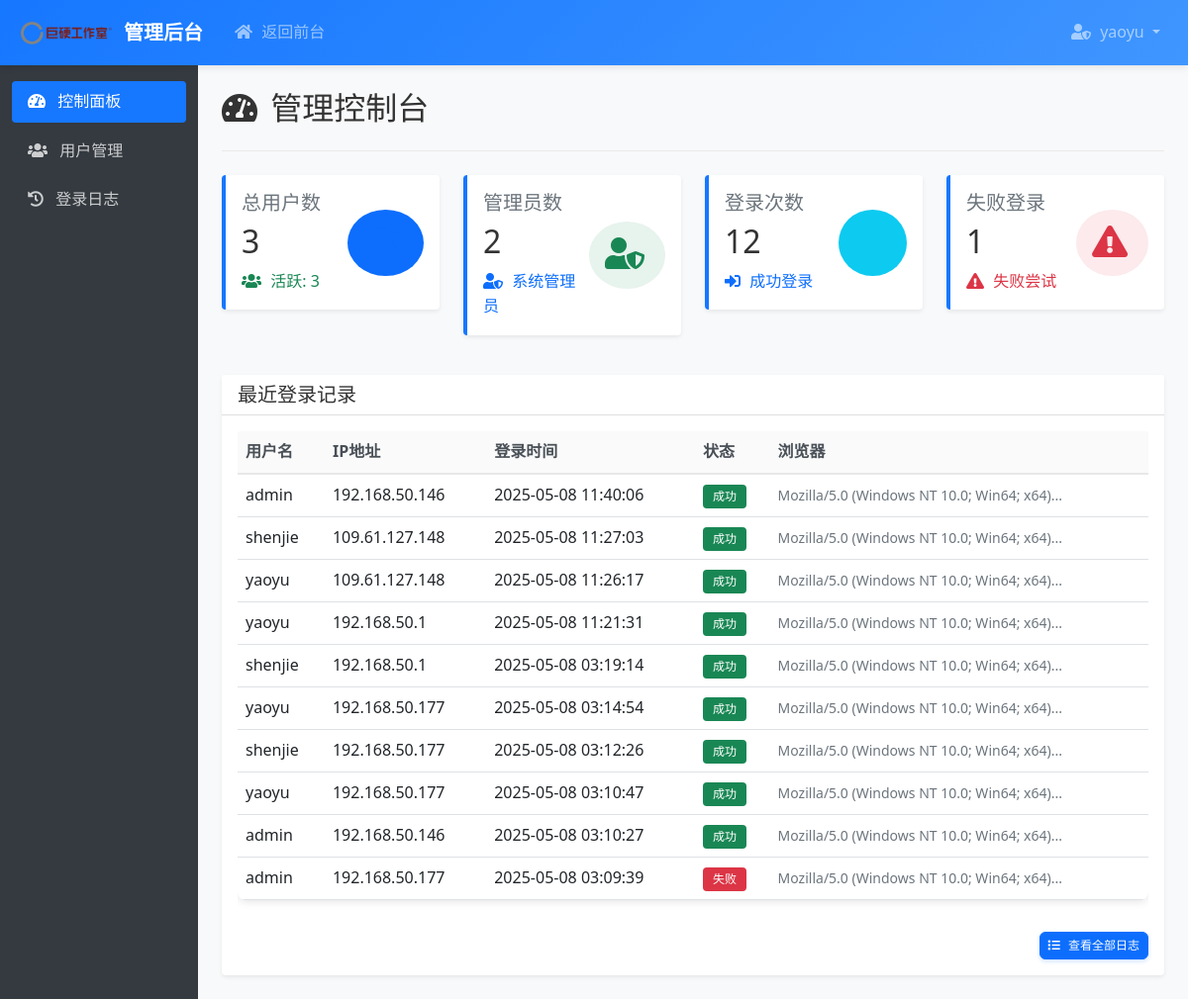
The app's page /admin (signed in) with its own data.
### models.py (models this page shows, shortened)
class User(UserMixin, db.Model):
    id = db.Column(db.Integer, primary_key=True)
    username = db.Column(db.String(80), unique=True, nullable=False)
    email = db.Column(db.String(120), unique=True, nullable=False)
    password_hash = db.Column(db.String(128))
    created_at = db.Column(db.DateTime, default=get_beijing_time)
    is_active = db.Column(db.Boolean, default=True)
    is_admin = db.Column(db.Boolean, default=False)
    last_login_at = db.Column(db.DateTime, nullable=True)
    last_login_ip = db.Column(db.String(100), nullable=True)
    login_logs = db.relationship('LoginLog', backref='user', lazy='dynamic', cascade='all, delete-orphan')
    portfolios = db.relationship('UserPortfolio', backref='user', lazy='dynamic', cascade='all, delete-orphan')

class LoginLog(db.Model):
    id = db.Column(db.Integer, primary_key=True)
    user_id = db.Column(db.Integer, db.ForeignKey('user.id'), nullable=False)
    login_time = db.Column(db.DateTime, default=get_beijing_time)
    ip_address = db.Column(db.String(100))
    user_agent = db.Column(db.String(255))
    status = db.Column(db.String(20), default='success')  # success, failed

### app.py (the view)
@app.route('/admin')
@login_required
def admin_dashboard():
    if not current_user.is_admin:
        flash('您没有管理员权限', 'danger')
        return redirect(url_for('dashboard'))
    stats = {
        'users_count': User.query.count(),
        'active_users_count': User.query.filter_by(is_active=True).count(),
        'admins_count': User.query.filter_by(is_admin=True).count(),
        'login_count': LoginLog.query.filter_by(status='success').count(),
        'failed_login_count': LoginLog.query.filter_by(status='failed').count()
    }
    recent_logins = LoginLog.query.order_by(LoginLog.login_time.desc()).limit(10).all()
    session['from_admin'] = True
    return render_template('admin/dashboard.html', stats=stats, recent_logins=recent_logins)

### app.py (called while the page is built)
@login_manager.user_loader
def load_user(user_id):
    return User.query.get(int(user_id))

### templates/admin/dashboard.html
{% extends "admin/base.html" %}
{% block content %}
<div class="admin-title">
    <h2><i class="fas fa-tachometer-alt"></i> 管理控制台</h2>
</div>
<div class="row mb-4">
    <div class="col-md-6 col-lg-3 mb-3">
        <div class="card card-stats shadow-sm">
            <div class="card-body">
                <div class="d-flex justify-content-between align-items-center">
                    <div>
                        <h5 class="card-title text-muted mb-0">总用户数</h5>
                        <h2 class="my-2">{{ stats.users_count }}</h2>
                        <p class="mb-0 text-success">
                            <i class="fas fa-users"></i> 活跃: {{ stats.active_users_count }}
                        </p>
                    </div>
                    <div>
                        <div class="bg-primary bg-opacity-10 p-3 rounded-circle">
                            <i class="fas fa-users fa-2x text-primary"></i>
                        </div>
                    </div>
                </div>
            </div>
        </div>
    </div>
    <div class="col-md-6 col-lg-3 mb-3">
        <div class="card card-stats shadow-sm">
            <div class="card-body">
                <div class="d-flex justify-content-between align-items-center">
                    <div>
                        <h5 class="card-title text-muted mb-0">管理员数</h5>
                        <h2 class="my-2">{{ stats.admins_count }}</h2>
                        <p class="mb-0 text-primary">
                            <i class="fas fa-user-shield"></i> 系统管理员
                        </p>
                    </div>
                    <div>
                        <div class="bg-success bg-opacity-10 p-3 rounded-circle">
                            <i class="fas fa-user-shield fa-2x text-success"></i>
                        </div>
                    </div>
                </div>
            </div>
        </div>
    </div>
    <div class="col-md-6 col-lg-3 mb-3">
        <div class="card card-stats shadow-sm">
            <div class="card-body">
                <div class="d-flex justify-content-between align-items-center">
                    <div>
                        <h5 class="card-title text-muted mb-0">登录次数</h5>
                        <h2 class="my-2">{{ stats.login_count }}</h2>
                        <p class="mb-0 text-primary">
                            <i class="fas fa-sign-in-alt"></i> 成功登录
                        </p>
                    </div>
                    <div>
                        <div class="bg-info bg-opacity-10 p-3 rounded-circle">
                            <i class="fas fa-sign-in-alt fa-2x text-info"></i>
                        </div>
                    </div>
                </div>
            </div>
        </div>
    </div>
    <div class="col-md-6 col-lg-3 mb-3">
        <div class="card card-stats shadow-sm">
            <div class="card-body">
                <div class="d-flex justify-content-between align-items-center">
                    <div>
                        <h5 class="card-title text-muted mb-0">失败登录</h5>
                        <h2 class="my-2">{{ stats.failed_login_count }}</h2>
                        <p class="mb-0 text-danger">
                            <i class="fas fa-exclamation-triangle"></i> 失败尝试
                        </p>
                    </div>
                    <div>
                        <div class="bg-danger bg-opacity-10 p-3 rounded-circle">
                            <i class="fas fa-exclamation-triangle fa-2x text-danger"></i>
                        </div>
                    </div>
                </div>
            </div>
        </div>
    </div>
</div>
<div class="row">
    <div class="col-12">
        <div class="card shadow-sm">
            <div class="card-header bg-white">
                <h5 class="mb-0">最近登录记录</h5>
            </div>
            <div class="card-body">
                <div class="table-responsive">
                    <table class="table table-hover">
                        <thead>
                            <tr>
                                <th>用户名</th>
                                <th>IP地址</th>
                                <th>登录时间</th>
                                <th>状态</th>
                                <th>浏览器</th>
                            </tr>
                        </thead>
                        <tbody>
                            {% for log in recent_logins %}
                            <tr>
                                <td>{{ log.user.username }}</td>
                                <td>{{ log.ip_address }}</td>
                                <td>{{ log.login_time.strftime('%Y-%m-%d %H:%M:%S') }}</td>
                                <td>
                                    {% if log.status == 'success' %}
                                    <span class="badge bg-success">成功</span>
                                    {% else %}
                                    <span class="badge bg-danger">失败</span>
                                    {% endif %}
                                </td>
                                <td>
                                    <small class="text-muted">{{ log.user_agent|truncate(50) }}</small>
                                </td>
                            </tr>
                            {% endfor %}
                        </tbody>
                    </table>
                </div>
                <div class="text-end mt-3">
                    <a href="{{ url_for('admin_login_logs') }}" class="btn btn-primary btn-sm">
                        <i class="fas fa-list"></i> 查看全部日志
                    </a>
                </div>
            </div>
        </div>
    </div>
</div>
{% endblock %}

### templates/admin/base.html (shortened to what this page needs)
<!DOCTYPE html>
<html lang="zh">
<head>
    <link href="https://cdn.jsdelivr.net/npm/bootstrap@5.1.3/dist/css/bootstrap.min.css" rel="stylesheet">
    <link href="https://cdn.jsdelivr.net/npm/@fortawesome/fontawesome-free@5.15.4/css/all.min.css" rel="stylesheet">
    <link href="{{ url_for('static', filename='css/style.css') }}" rel="stylesheet">
</head>
<body>
    <nav class="navbar navbar-expand-lg navbar-dark bg-primary">
        <div class="container-fluid">
            <a class="navbar-brand" href="{{ url_for('admin_dashboard') }}">
                <img src="{{ url_for('static', filename='images/logo.png') }}" alt="巨硬工作室" style="height: 40px;">
                <span>管理后台</span>
            </a>
            <div class="collapse navbar-collapse" id="navbarNav">
                <ul class="navbar-nav me-auto">
                    <li class="nav-item">
                        <a class="nav-link" href="{{ url_for('dashboard') }}">
                            <i class="fas fa-home"></i> 返回前台
                        </a>
                    </li>
                </ul>
                <ul class="navbar-nav">
                    <li class="nav-item dropdown">
                        <a class="nav-link dropdown-toggle" href="#" id="navbarDropdown" role="button" data-bs-toggle="dropdown">
                            <i class="fas fa-user-shield"></i> {{ current_user.username }}
                        </a>
                    </li>
                </ul>
            </div>
        </div>
    </nav>
    <div class="container-fluid">
        <div class="row">
            <div class="col-md-3 col-lg-2 admin-sidebar">
                <ul class="nav flex-column">
                    <li class="nav-item">
                        <a class="nav-link {% if request.endpoint == 'admin_dashboard' %}active{% endif %}" href="{{ url_for('admin_dashboard') }}">
                            <i class="fas fa-tachometer-alt"></i> 控制面板
                        </a>
                    </li>
                    <li class="nav-item">
                        <a class="nav-link {% if request.endpoint == 'admin_users' %}active{% endif %}" href="{{ url_for('admin_users') }}">
                            <i class="fas fa-users"></i> 用户管理
                        </a>
                    </li>
                    <li class="nav-item">
                        <a class="nav-link {% if request.endpoint == 'admin_login_logs' %}active{% endif %}" href="{{ url_for('admin_login_logs') }}">
                            <i class="fas fa-history"></i> 登录日志
                        </a>
                    </li>
                </ul>
            </div>
            <div class="col-md-9 col-lg-10 admin-content">
                {% block content %}{% endblock %}
            </div>
        </div>
    </div>
</body>
</html>

### static/css/style.css (style rules this page uses)
:root { --primary-color: #1677ff; --secondary-color: #4096ff; --success-color: #52c41a; --warning-color: #faad14; --danger-color: #ff4d4f; --text-color: #333; --text-secondary: #666; --border-color: #e8e8e8; --bg-color: #f5f5f5; --card-shadow: 0 2px 8px rgba(0, 0, 0, 0.1); --transition-speed: 0.3s; }
body { font-family: 'Segoe UI', Tahoma, Geneva, Verdana, sans-serif; background-color: #f8f9fa; color: var(--text-color); line-height: 1.6; }
.navbar { box-shadow: 0 2px 8px rgba(0, 0, 0, 0.1); background: linear-gradient(135deg, var(--primary-color), var(--secondary-color)) !important; }
.navbar-brand { font-weight: 600; font-size: 1.25rem; display: flex; align-items: center; }
.navbar-brand img { margin-right: 8px; transition: transform var(--transition-speed); }
.nav-link { font-weight: 500; padding: 0.5rem 1rem !important; transition: all var(--transition-speed); }
.card { transition: transform 0.3s ease, box-shadow 0.3s ease; border: none; }
.card-header { font-weight: 600; }
.btn { border-radius: 6px; font-weight: 500; padding: 0.5rem 1.25rem; transition: all var(--transition-speed); }
.btn-primary { background-color: #0d6efd; border-color: #0d6efd; box-shadow: 0 2px 4px rgba(13, 110, 253, 0.2); }
.table { background: white; border-radius: 8px; overflow: hidden; box-shadow: var(--card-shadow); }
.table thead th { background-color: #fafafa; border-bottom: 2px solid var(--border-color); font-weight: 600; }
.bg-primary { background-color: #0d6efd !important; }
.bg-info { background-color: #0dcaf0 !important; }
.text-success { color: #198754 !important; }
.text-danger { color: #dc3545 !important; }
.table th { font-weight: 600; color: #495057; }
.badge { font-weight: 500; padding: 6px 10px; }
.btn-sm { padding: 0.25rem 0.5rem; font-size: 0.75rem; }
.fas { margin-right: 5px; }

### templates/admin/base.html (style rules this page uses)
.admin-sidebar { background-color: #343a40; min-height: calc(100vh - 56px); padding-top: 1rem; }
.admin-sidebar .nav-link { color: rgba(255, 255, 255, 0.75); padding: 0.75rem 1rem; border-radius: 0.25rem; margin-bottom: 0.5rem; }
.admin-sidebar .nav-link.active { color: #fff; background-color: #1677ff; }
.admin-sidebar .nav-link i { margin-right: 0.5rem; }
.admin-content { padding: 1.5rem; }
.admin-title { margin-bottom: 1.5rem; padding-bottom: 1rem; border-bottom: 1px solid #eaeaea; }
.card-stats { border-left: 4px solid #1677ff; }

### records on screen
User: username "yaoyu"
LoginLog: user.username "admin", ip_address "192.168.50.146", login_time "2025-05-08 11:40:06", status "成功", user_agent "Mozilla/5.0 (Windows NT 10.0; Win64; x64)..."
LoginLog: user.username "shenjie", ip_address "109.61.127.148", login_time "2025-05-08 11:27:03", status "成功", user_agent "Mozilla/5.0 (Windows NT 10.0; Win64; x64)..."
LoginLog: user.username "yaoyu", ip_address "109.61.127.148", login_time "2025-05-08 11:26:17", status "成功", user_agent "Mozilla/5.0 (Windows NT 10.0; Win64; x64)..."
LoginLog: user.username "yaoyu", ip_address "192.168.50.1", login_time "2025-05-08 11:21:31", status "成功", user_agent "Mozilla/5.0 (Windows NT 10.0; Win64; x64)..."
LoginLog: user.username "shenjie", ip_address "192.168.50.1", login_time "2025-05-08 03:19:14", status "成功", user_agent "Mozilla/5.0 (Windows NT 10.0; Win64; x64)..."
LoginLog: user.username "yaoyu", ip_address "192.168.50.177", login_time "2025-05-08 03:14:54", status "成功", user_agent "Mozilla/5.0 (Windows NT 10.0; Win64; x64)..."
LoginLog: user.username "shenjie", ip_address "192.168.50.177", login_time "2025-05-08 03:12:26", status "成功", user_agent "Mozilla/5.0 (Windows NT 10.0; Win64; x64)..."
LoginLog: user.username "yaoyu", ip_address "192.168.50.177", login_time "2025-05-08 03:10:47", status "成功", user_agent "Mozilla/5.0 (Windows NT 10.0; Win64; x64)..."
LoginLog: user.username "admin", ip_address "192.168.50.146", login_time "2025-05-08 03:10:27", status "成功", user_agent "Mozilla/5.0 (Windows NT 10.0; Win64; x64)..."
LoginLog: user.username "admin", ip_address "192.168.50.177", login_time "2025-05-08 03:09:39", status "失败", user_agent "Mozilla/5.0 (Windows NT 10.0; Win64; x64)..."

### other values on screen
{{ stats.users_count }} "3"
{{ stats.active_users_count }} "3"
{{ stats.admins_count }} "2"
{{ stats.login_count }} "12"
{{ stats.failed_login_count }} "1"
